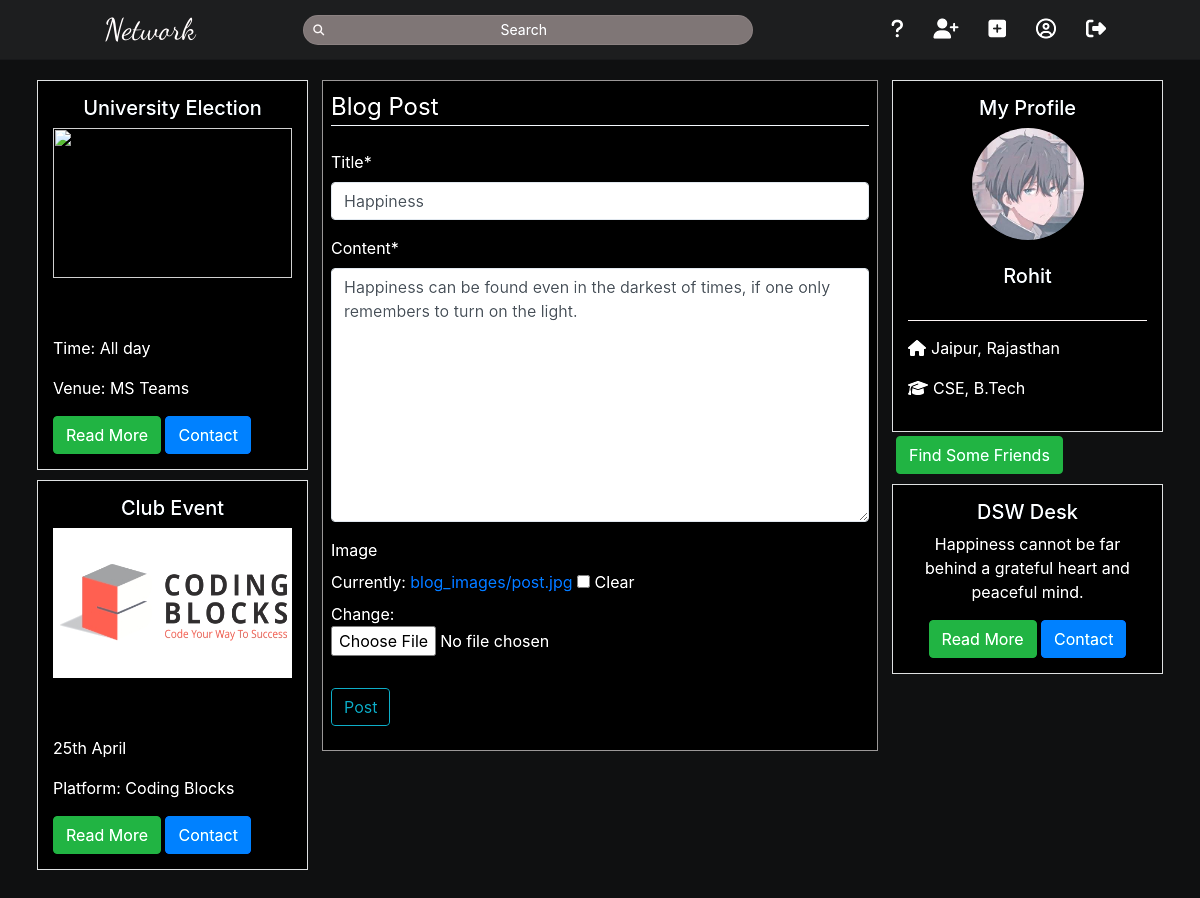
The app's page /post/17/update/ (signed in) with its own data.
### blog/models.py (models this page shows, shortened)
class Post(models.Model):
    title = models.CharField(max_length=100)
    content = models.TextField()
    date_posted = models.DateTimeField(default=timezone.now)
    author = models.ForeignKey(
        User, related_name='posts', on_delete=models.CASCADE)
    image = models.ImageField(null=True, blank=True, upload_to='blog_images/')
    likes = models.ManyToManyField(User, related_name='post_likes')

### users/models.py (models this page shows, shortened)
class Profile(models.Model):
    user = models.OneToOneField(User, on_delete=models.CASCADE)
    image = models.ImageField(default='default.jpg', upload_to='profile_pics')
    bio = models.TextField(default="No Bio")
    city = models.CharField(default="Jaipur", max_length=100)
    state = models.CharField(default="Rajasthan", max_length=100)
    programme = models.CharField(default='B.Tech', max_length=15)
    branch = models.CharField(default='CSE', max_length=15)
    face = models.ImageField(blank=True, upload_to='faces')
    face_encode = encrypt(models.TextField(blank=True))
    two_factor = models.BooleanField(default=False)
    following = models.ManyToManyField(
        User, related_name='following')
    follow_request = models.ManyToManyField(
        User, related_name='requests')

### blog/views.py (the view, shortened to what this page needs)
# urls.py: path('post/<int:pk>/update/', PostUpdateView.as_view(), name='post-update'),
class PostUpdateView(LoginRequiredMixin, UserPassesTestMixin, UpdateView):
    model = Post
    fields = ['title', 'content', 'image']
    def test_func(self):
        post = self.get_object()
        if self.request.user == post.author:
            return True
        return False

### blog/templates/blog/post_form.html (shortened to what this page needs)
{% extends "blog/base.html" %}
{% load crispy_forms_tags %}
{% block content %}
    <div class="content-section">
        <form method="POST" enctype="multipart/form-data">
            <fieldset class="form-group">
                <legend class="border-bottom mb-4">Blog Post</legend>
                {{ form|crispy }}
            </fieldset>
            <div class="form-group">
                <button class="btn btn-outline-info" type="submit">Post</button>
            </div>
        </form>
    </div>
{% endblock content %}

### blog/templates/blog/base.html (shortened to what this page needs)
{% load static %}
{% load crispy_forms_tags %}
<!DOCTYPE html>
<html lang="en">
<head>
    <link rel="stylesheet" href="https://stackpath.bootstrapcdn.com/bootstrap/4.3.1/css/bootstrap.min.css">
    <link rel="stylesheet" type ="text/css" href="{% static 'blog/main.css' %}">
</head>
<body>
    <header class="site-header">
      <div class="navigation navbar navbar-dark">
        <div class="logo">
          <a class="no-underline" href="/">
            Network
          </a>
        </div>
        <form method="GET" action="{% url 'search' %}">
          <div class="navigation-search-container">
            <i class="fa fa-search"></i>
            <input class="search-field" type="search" name="search" placeholder="Search">
          </div>
        </form>
        <div class="navigation-icons">
          {% if user.is_authenticated %}
          <a class="navigation-link notifica web" href="{% url 'quesans:clist' %}">
            <i class="fas fa-question" style="color: #ffffff; font-size: 20px;">
            </i>
          </a>
          <a class="navigation-link web" href="{% url 'suggestions' %}"><i class="fas fa-user-plus" style="color: #ffffff; font-size: 20px"></i></a>
          <a class="navigation-link web" href="{% url 'post-create' %}"><i class="fas fa-plus-square" style="color: #ffffff; font-size: 20px"></i></a>
          <a href="{% url 'profile' %}" class="navigation-link">
            <i class="far fa-user-circle" style="color: #ffffff; font-size: 20px"></i>
          </a>
          <a href="{% url 'logout' %}" id="signout" class="navigation-link">
            <i class="fas fa-sign-out-alt" style="color: #ffffff; font-size: 20px"></i>
          </a>
          {% else %}
          <a class="navigation-link" href="{% url 'login' %}"><i class="fas fa-sign-in-alt" style="color: #ffffff; font-size: 20px"></i></a>
          <a class="navigation-link" href="{% url 'register' %}"><i class="fas fa-id-badge" style="color: #ffffff; "></i></a>
          {% endif %}
        </div>
      </div>
    </header>
    <main role="main" class="container">
        <div class="row">
          <div class="col-md-3 web">
            <div class="event">
              <div class="event-meta">
                <h5>University Election</h5>
                <img src="/media/blog_images/event.jpg" alt="" height="150px" width="100%">
              </div>
              <p>Time: All day</p>
              <p>Venue: MS Teams</p>
              <button class="btn btn-success">Read More</button>
              <button class="btn btn-primary">Contact</button>
            </div>
            <div class="event">
              <div class="event-meta">
                <h5>Club Event</h5>
                <img src="/media/blog_images/CodingBlocks.png" alt="" height="150px" width="100%">
              </div>
              <p>25th April</p>
              <p>Platform: Coding Blocks</p>
              <button class="btn btn-success">Read More</button>
              <button class="btn btn-primary">Contact</button>
            </div>
          </div>
          <div class="col-md-6 mobile-no-pad">
            {% block content %}{% endblock %}
          </div>
          <div class="col-md-3 web" width="100%">
            {% if user.is_authenticated %}
            <div class="profile-card">
              <div class="profile-meta">
                <h5>My Profile</h5>
                <img class="rounded-circle article-img-alt" src="{{ user.profile.image.url }}">
                <br>
                <br>
                <a href="{% url 'profile' %}" ><h5>{{ user.username }}</h5></a>
                <br>
              </div>
              <p> <i class="fas fa-home" style="color: #ffffff; margin-right: 5px;"></i>{{  user.profile.city }}, {{ user.profile.state }}</p>
              <p><i class="fa fa-graduation-cap" style="color: #ffffff; margin-right: 5px;" aria-hidden="true"></i>{{ user.profile.branch }}, {{ user.profile.programme }}</p>
            </div>
            <button class="btn btn-success mt-1 ml-1"><a href="{% url 'find-friend' %}" style="text-decoration: none; color: azure;">Find Some Friends</a></button>
            {% endif %}
            <div class="dsw">
              <h5>DSW Desk</h5>
              <p>Happiness cannot be far behind a grateful heart and peaceful mind.</p>
              <button class="btn btn-success">Read More</button>
              <button class="btn btn-primary">Contact</button>
            </div>
          </div>
        </div>
      </main>
      <br>
      <br>
      <br>
</body>
</html>

### blog/static/blog/main.css (style rules this page uses)
body { background: rgb(44, 43, 43); color: #fff; margin-top: 5rem; }
h1, h2, h3, h4, h5, h6 { color: aliceblue; }
.content-section { border: rgb(168, 158, 158) solid 1px; background: #000000; margin-bottom: 20px; }

### blog/templates/blog/base.html (style rules this page uses)
body { background: rgb(44, 43, 43); color: #fff; margin-top: 5rem; }
html { filter: brightness(105%) contrast(110%); }
body { background: #18191A; color: #fff; box-sizing: border-box; }
.content-section { border: rgb(145, 143, 143) solid 1px; background: #000000; margin-bottom: 20px; padding: 0.5rem 0.5rem; }
.navigation { background-color: #212121; height: 60px; position: fixed; width: 100%; top: 0; left: 0; border-bottom: 1px solid rgba(0, 0, 0, 0.0975); display: flex; align-items: center; justify-content: space-around; padding: 0px 50px; box-sizing: border-box; z-index: 2; transition: all 0.4s ease-in-out; -webkit-transition: all 0.4s ease-in-out; -moz-transition: all 0.4s ease-in-out; }
.navigation .logo a { position: relative; color: #f1ebeb; font-size: 30px; font-family: "Roboto", sans-serif; text-decoration: none; font-family: 'Dancing Script', cursive; }
.navigation-search-container { position: relative; }
.navigation-search-container input { background-color: #797171; padding: 3px 20px; padding-left: 25px; height: 30px; width: 450px; box-sizing: border-box; border: 1px solid rgba(235, 225, 225, 0.098); border-radius: 30px; font-size: 14px; color: white; }
.navigation-search-container .fa-search { position: absolute; top: 10px; left: 10px; font-size: 11px; color: rgba(252, 248, 248, 0.856); }
.navigation-icons { display: flex; }
.navigation-search-container input::placeholder { text-align: center; }
.navigation-icons a { text-decoration: none; }
.navigation-link i { margin-left: 30px; color: black; text-decoration: none; font-size: 22px; }
.navbar { padding-right: 2.5rem; }
::placeholder { color: #eff2f5; }
.col, .col-1, .col-10, .col-11, .col-12, .col-2, .col-3, .col-4, .col-5, .col-6, .col-7, .col-8, .col-9, .col-auto, .col-lg, .col-lg-1, .col-lg-10, .col-lg-11, .col-lg-12, .col-lg-2, .col-lg-3, .col-lg-4, .col-lg-5, .col-lg-6, .col-lg-7, .col-lg-8, .col-lg-9, .col-lg-auto, .col-md, .col-md-1, .col-md-10, .col-md-11, .col-md-12, .col-md-2, .col-md-3, .col-md-4, .col-md-5, .col-md-6, .col-md-7, .col-md-8, .col-md-9, .col-md-auto, .col-sm, .col-sm-1, .col-sm-10, .col-sm-11, .col-sm-12, .col-sm-2, .col-sm-3, .col-sm-4, .col-sm-5, .col-sm-6, .col-sm-7, .col-sm-8, .col-sm-9, .col-sm-auto, .col-xl, .col-xl-1, .col-xl-10, .col-xl-11, .col-xl-12, .col-xl-2, .col-xl-3, .col-xl-4, .col-xl-5, .col-xl-6, .col-xl-7, .col-xl-8, .col-xl-9, .col-xl-auto { position: relative; width: 100%; padding-right: 7px; padding-left: 7px; }
.article-img-alt { height: 7rem; width: 7rem; }
.profile-card { border: 1px solid rgb(204, 206, 207); padding: 15px; background-color: black; }
.profile-meta { text-align: center; border-bottom: 0.5px solid rgb(230, 224, 224); margin-bottom: 15px; }
.event { border: 1px solid rgb(204, 206, 207); background-color: black; padding: 15px; margin-bottom: 10px; }
.event-meta { text-align: center; height: 30vh; }
.dsw { border: 1px solid rgb(204, 206, 207); background-color: black; padding: 15px; margin-bottom: 10px; margin-top: 10px; text-align: center; }
.navbar { background-color: #242526; }
a { text-decoration: none !important; }

### records on screen
Post: title "Happiness", content "Happiness can be found even in the darkest of times, if one only remembers to turn on the light."

### other values on screen
{{ user.username }} "Rohit"
{{ user.profile.city }} "Jaipur"
{{ user.profile.state }} "Rajasthan"
{{ user.profile.branch }} "CSE"
{{ user.profile.programme }} "B.Tech"
